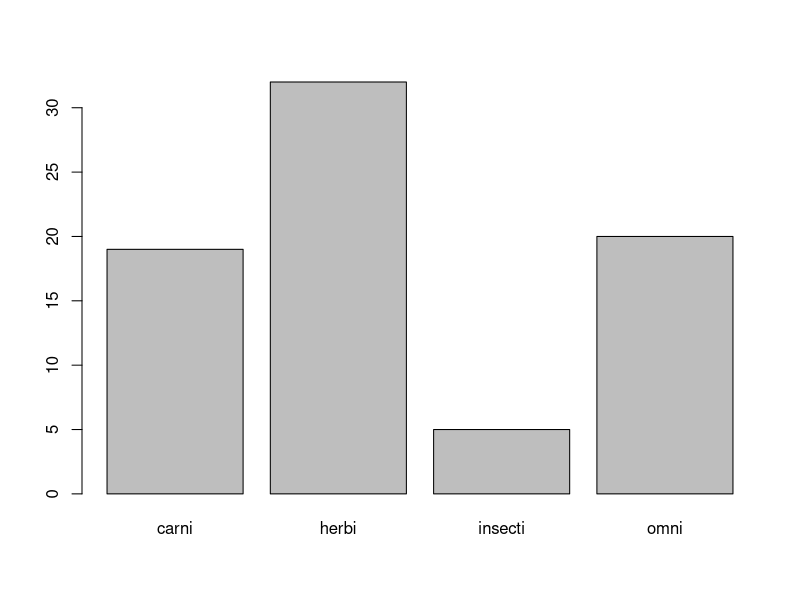

This chart was generated by the following R code:
############Chi Square Testing########################
library("tidyverse")
data()


#Example 1##############
View(msleep)
summary(msleep)
vore.tab<-table(msleep$vore)
barplot(vore.tab)
chisq.test(vore.tab,y=NULL)


###Check the output for different data sets like orange, mtcars,diamonds, etc
#where categorical data can be observed
